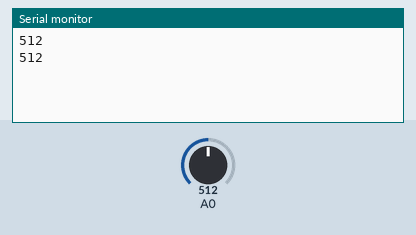
Recording of a sketch running on a simulated Arduino Uno, built with avr-gcc and run on an emulated ATmega328P. Shown: the last lines printed to the serial monitor. The inputs (shaded band) are chosen by the test bench; at power-on: A0 = 512.

Above: at 1.8 s.
1.9 s: A0 set to 716
At 2.8 s:
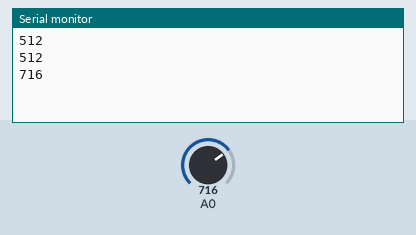
3.4 s: A0 set to 900
At 4.8 s:
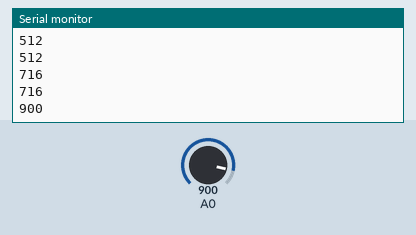
Timing chart, 0 to 6.4 s (numbered marks = the images above; inputs shaded):
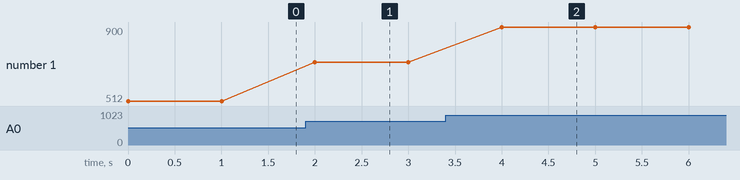

The sketch:

sketch_oct25c_lr_5_2_termistor_IC_slave.ino
```cpp
#include <Wire.h>

void setup()
{
  Wire.begin(5);
  Wire.onRequest(requestEvent);
  pinMode(A0, INPUT);
  Serial.begin(9600);
}

void loop()
{
  Serial.println(analogRead(A0));
  delay(1000);
}

void requestEvent()
{
  Wire.write(analogRead(A0));
}
```

Measured:
- after the input at 1.9 s, the serial monitor: prints a new line after 0.10 s (image 1)
- after the input at 3.4 s, the serial monitor: prints a new line after 0.60 s (image 2)
- plotted number 1: 512 → 716 after the input at 1.9 s, 716 → 900 after the input at 3.4 s
